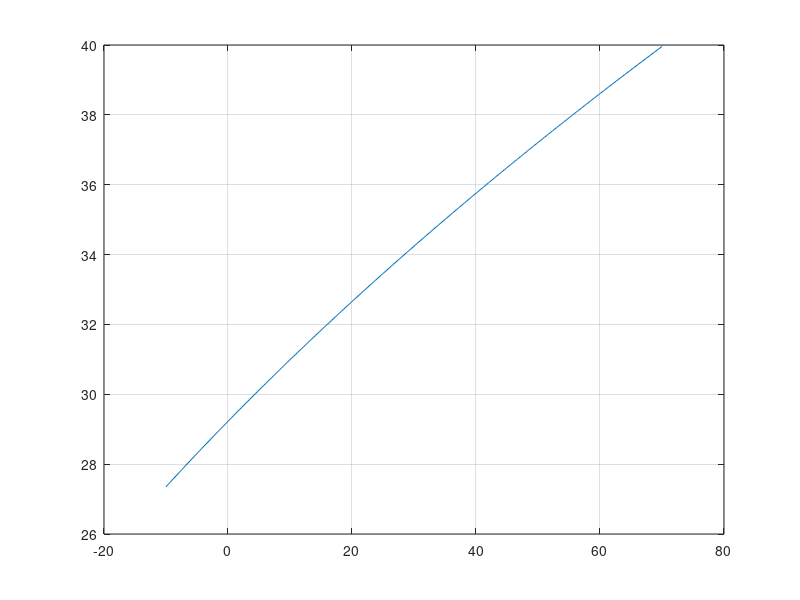

This figure's MATLAB source: (Note: this script raises an error after producing the figure.)
%% Estimations based on:
%  _A Model of the Lower Limb for Analysis of Human Movement_ (2010)
%  note: knee spans from 0 to 100 deg.

% From Fig. 5.b, representing passive joint moments (N.m x deg):
p1 = [deg2rad(10)   30];
p2 = [deg2rad(102) -30];

passiveKneeStiffness = abs((p2(2) - p1(2))/(p2(1) - p1(1))) % delta_y/delta_x / Flexion-Extension

% From Fig. 7, representing maximum isometric knee joint moments (N.m x deg):
% Using the graph points with higher derivatives, the inclination can be
% described by:
isometricKneeStiffness = [0 0 0];

p1 = [deg2rad(54.2857)   150];
p2 = [deg2rad(100)    32.143];
isometricKneeStiffness(1) = abs((p2(2) - p1(2))/(p2(1) - p1(1)));   % at ~78 deg / Flexion
p1 = [deg2rad(0)     -157.143];
p2 = [deg2rad(7.143) -192.857];
isometricKneeStiffness(2) = abs((p2(2) - p1(2))/(p2(1) - p1(1)));   % at ~0 deg / Extension
p1 = [deg2rad(40)       -235.7143];
p2 = [deg2rad(84.2857)  -92.8571];
isometricKneeStiffness(3) = abs((p2(2) - p1(2))/(p2(1) - p1(1)));   % at ~62 deg / Extension

% From Fig. 7, using the range from 0 to 50 deg:
p1 = [deg2rad(0)   110.7143];
p2 = [deg2rad(60)  130.7143];
isometricKneeStiffness(1) = abs((p2(2) - p1(2))/(p2(1) - p1(1)));   % / Flexion
p1 = [deg2rad(1.4286)     -160.7143];
p2 = [deg2rad(37.1429)    -207.1429];
isometricKneeStiffness(2) = abs((p2(2) - p1(2))/(p2(1) - p1(1)));   % / Extension

% What about using a variable desired stiffness according to the flexion-extension angle?
% Check below...


%% _Constant and Variable Stiffness and Damping of the Leg Joints in Human Hopping_ (2003)
% Herein was suggested a first order variable stiffness with the joint
% angle and a constant damping. For 1.53 Hz hopping the knee means shows:
% K_j = k0_j + k1_j(p_j - p0_j)
% KneeStiffness(ang) = 110.0 + 169.3(ang - ang_0)
% KneeDampingRatio = 0.06 % (6%)

% This work suggests a linear variable knee stiffness. As the subject
% flexes the leg. Using the leg moment of inertia, the coupled-system
% natural frequency desired is
% w_n = sqrt(K_j/J_h) = sqrt( (k0_j + k1_j(p_j - p0_j))/J_h )

%% _Adjustments to McConville et al. and Young et al. body segment inertial parameters_ (2006)
% My leg lenght is about 44 cm
% My body mass  is about 62 Kg
body_mass  = 62;  % Kg

% According to this work, for a young male
% From Tab. 2, the scaling factor for I_zz is 28%. 
% The leg scale factor for mass is 4.8% and the leg length is 433 mm
L_leg = 0.433; % m
mass_scale = 0.048;
r_zz = 0.28;
I_zz = mass_scale*body_mass*(L_leg*r_zz)^2;
%% User leg natural frequency estimation:
% Considering a desired stiffness for passive joint moments:
sqrt(passiveKneeStiffness/I_zz)
sqrt(isometricKneeStiffness/I_zz)

% What if:
KneeRoM = 80; % deg
passKneeStiff = passiveKneeStiffness;
isoKneeStiff = isometricKneeStiffness(2);
K_j = @(o) passKneeStiff + (isoKneeStiff - passKneeStiff)/KneeRoM*(o - 0);
w_j_des = @(o) sqrt(passKneeStiff/I_zz + (isoKneeStiff - passKneeStiff)/KneeRoM*(o - 0)/I_zz);

ang = linspace(-10,KneeRoM-10,250);
figure, plot(ang, w_j_des(ang)), grid on

P  = @(w) (Ka - Je*w.^2)./(w.^2);
I  = @(w) 2*zeta*sqrt(((Ka - Je*w.^2)./(w.^2) + Je)*Ka);

figure,
plot(ang, P(w_j_des(ang))), hold on
plot(ang, I(w_j_des(ang))), grid on
% senssaaaaa d+ Matlab